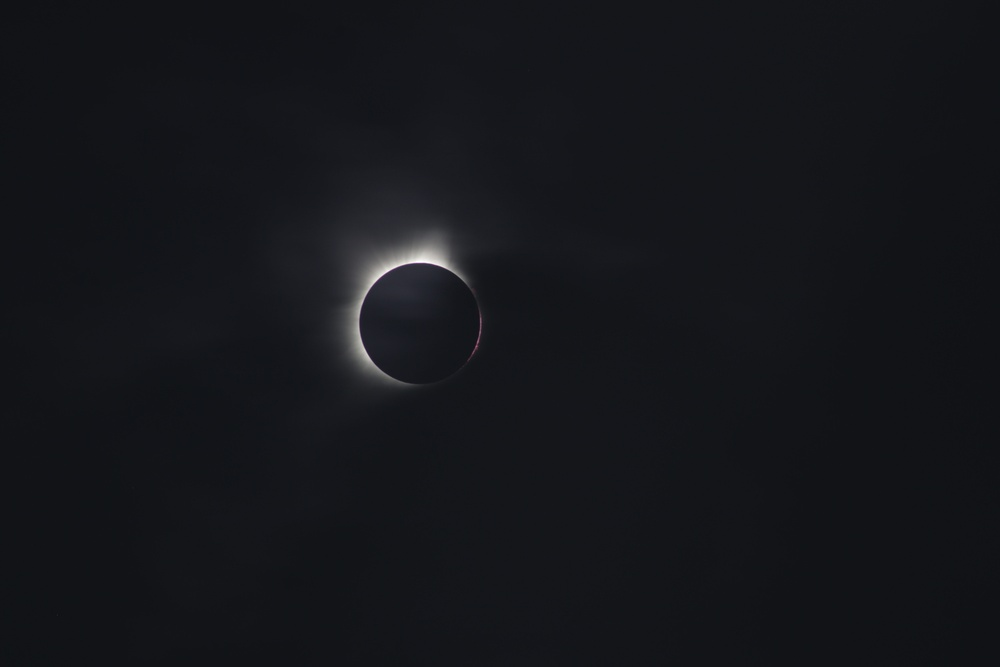
#> input picture img5.jpg, 1000 x 667 px, shrunk from 6000 x 4000 before the run
$ python imgcompare.py
#> lines starting #> are read from the running program, lines starting #| are printed output that depends on the picture
# Import all necessary libraries. Skimage is shorthand for scikit-image
import skimage.io
import skimage.util
import skimage.color
import skimage.transform
import copy
import cv2
import numpy as np
import multiprocessing
from matplotlib import pyplot as plt
from configuration import Configuration
from datetime import datetime
from joblib import Parallel, delayed


def analyze(mat,c,b,kp1,kp2):
    THRESHOLD = 0.2  # The highest pixel value that will be considered as part of the corona
    REALLY_BIG = 10  # Placeholder value. Can be changed to anything above 1.
    ROTATE_BY = 90  # Angle rotation step. Change this to change the degrees you want to rotate it by.
    STORE_EVERY = 10  # Every STORE_EVERY configuration will be saved.
    configurations = None
    img1_points =[int(x) for x in kp1[mat[0]][0]]
    img2_points = [int(x) for x in kp2[mat[1]][0]]
    offset_x = img2_points[0] - img1_points[0]
    offset_y = img2_points[1] - img1_points[1]
    for j in range(0,360,ROTATE_BY): # Rotate up to 360 Degrees by the Angle Step
        print('We are on match: {} We are on degree: {}'.format(str(matches.index(mat) + 1),str(j)), 'The Time is: {}'.format(str(datetime.now())))
        f = copy.deepcopy(c)
        e = skimage.transform.rotate(b, j, center=img2_points, preserve_range=True)
        e = skimage.util.invert(e) # Prepare the image to be super-imposed on the constant image
        smallest_row = None # The smallest row where a corona pixel is detected using THRESHOLD
        smallest_col = (0,REALLY_BIG) # The smallest column where a corona pixel is detected using THRESHOLD
        greatest_row = (0,0) # The greatest row where a corona pixel is detected using THRESHOLD
        greatest_col = (0,0) # The greatest col where a corona pixel is detected using THRESHOLD

        for x in range(len(f)): # For every row in the constant image
            for y in range(len(f[x])): # For every column in that row
                try:
                    val_a = f[x][y]
                except IndexError:
                    val_a = 1
                try:
                    val_b = e[x + offset_x][y + offset_y]
                except IndexError:
                    val_b = 1
                val = min(val_a, val_b)
                if smallest_row is None and val < THRESHOLD:
                    smallest_row = (x,y)
                if val < THRESHOLD and y < smallest_col[1]:
                    smallest_col = (x,y)
                if val < THRESHOLD:
                    greatest_row = (x,y)
                if val < THRESHOLD and y > greatest_col[1]:
                    greatest_col = (x,y)
                f[x][y] = val # Record the super-imposed value into f
        config = Configuration(smallest_row,smallest_col,greatest_row,greatest_col,f,e,j) # Creates a new configuration
        if configurations is None or config < configurations:
            configurations = config
    return configurations
if __name__ == '__main__':
    NUM_CORES = 6
    orig_a = skimage.io.imread('img5.jpg')
#> orig_a is the input picture: shape (667, 1000, 3); mean R, G, B 21.1, 22.2, 26.5
    orig_b = skimage.io.imread('img6.jpg')
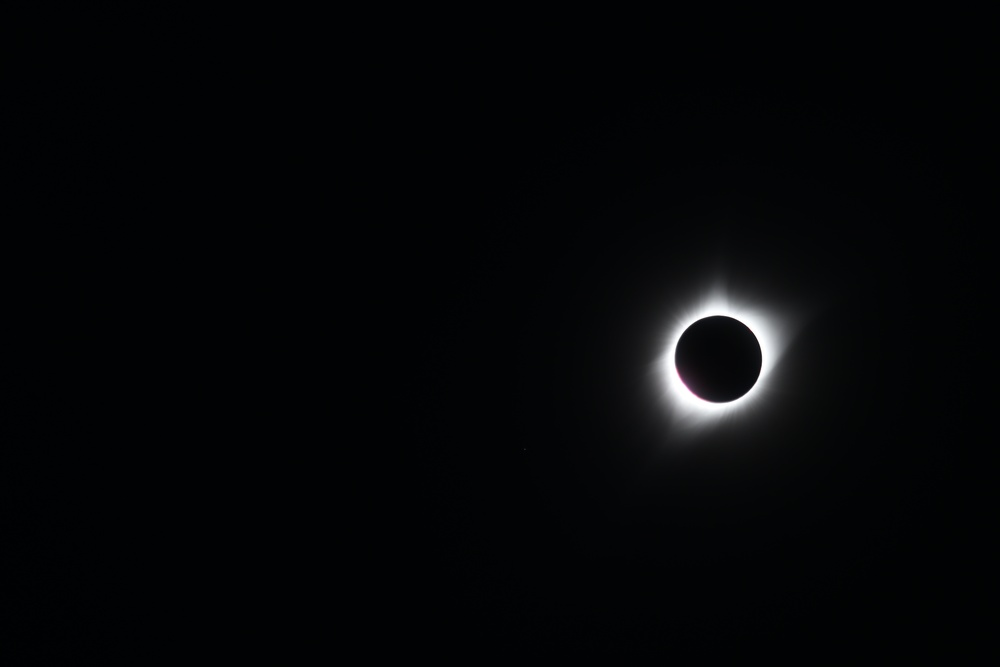
#> input picture img6.jpg, 1000 x 667 px, shrunk from 6000 x 4000 before the run
#> orig_b is the input picture: shape (667, 1000, 3); mean R, G, B 4.6, 5.6, 7.5

    a = skimage.color.rgb2gray(orig_a)  # The static, already aligned image in grayscale
    b = skimage.color.rgb2gray(orig_b)  # The modular image that we are trying to align in grayscale
    c = skimage.util.invert(a)  # Invert the image so that black becomes white, and vice-versa
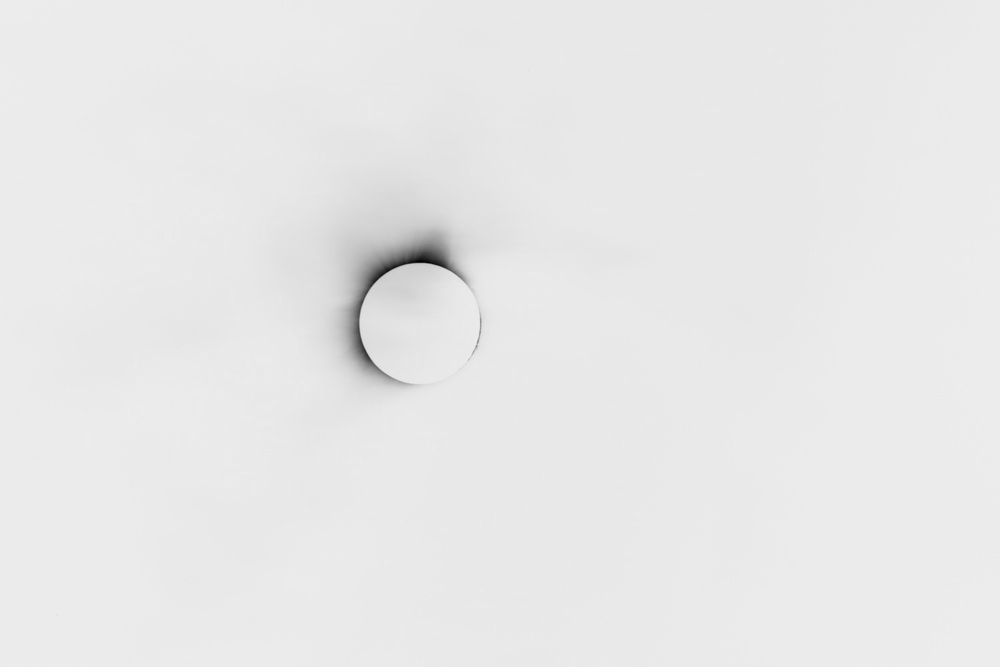
#> c: shape (667, 1000) float64; min 0.00561, max 0.94, mean 0.913
    # g = skimage.util.invert(b)
    configurations = None  # Stores the best configuration

    orb = cv2.ORB_create()

    # find the keypoints and descriptors with SIFT
    kp1, des1 = orb.detectAndCompute(np.array(orig_a, dtype=np.uint8), None)
#> kp1 = 90 keypoints; strongest (x, y, size): (441, 262, 111.1), (442, 263, 92.6), (448, 265, 111.1), (448, 266, 92.6)
    kp2, des2 = orb.detectAndCompute(np.array(orig_b, dtype=np.uint8), None)
#> kp2 = 92 keypoints; strongest (x, y, size): (745, 387, 111.1), (688, 326, 111.1), (717, 297, 111.1), (709, 301, 111.1)

    del (orig_a)
    del (orig_b)

    bf = cv2.BFMatcher(cv2.NORM_HAMMING, crossCheck=True)

    matches = bf.match(des1, des2)
#> matches = 14 matches

    matches = sorted(matches, key=lambda x: x.distance)
    kp1 = [(point.pt, point.size, point.angle, point.response, point.octave,
        point.class_id) for point in kp1]
#> kp1 = 90 items
    kp2 = [(point.pt, point.size, point.angle, point.response, point.octave,
        point.class_id)   for point in kp2]
#> kp2 = 92 items

    matches = [(mat.queryIdx, mat.trainIdx) for mat in matches]
#> matches = [(83, 48), (20, 22), (35, 33), (45, 46), (78, 57), (66, 41), (81, 52), (79, 60), (85, 65), (48, 44), (13, 24), (2, 15), (21, 71), (47, 3)]

    # [36 lines of commented-out code are left out]

    stored = Parallel(n_jobs=multiprocessing.cpu_count())(delayed(analyze)(mat,c,b,kp1,kp2) for mat in matches)
#> (the run stopped early here; a loop or call above may not have finished)
